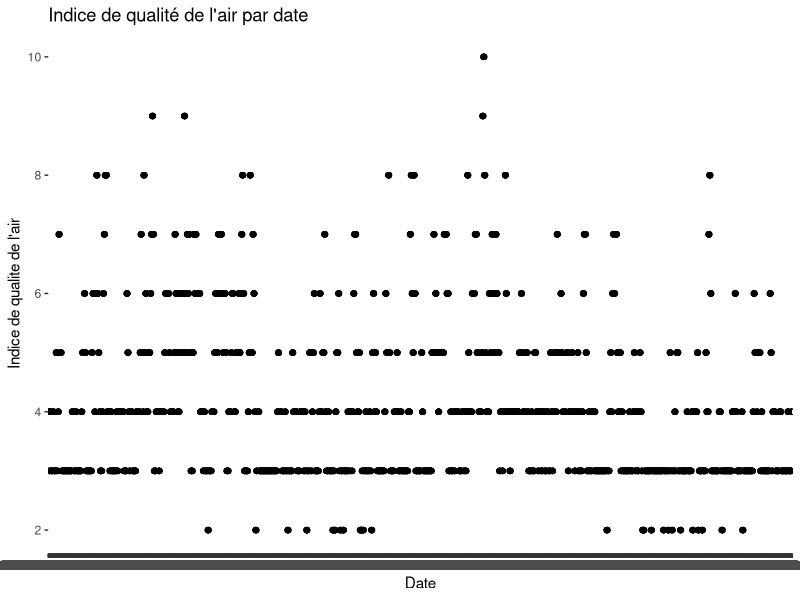
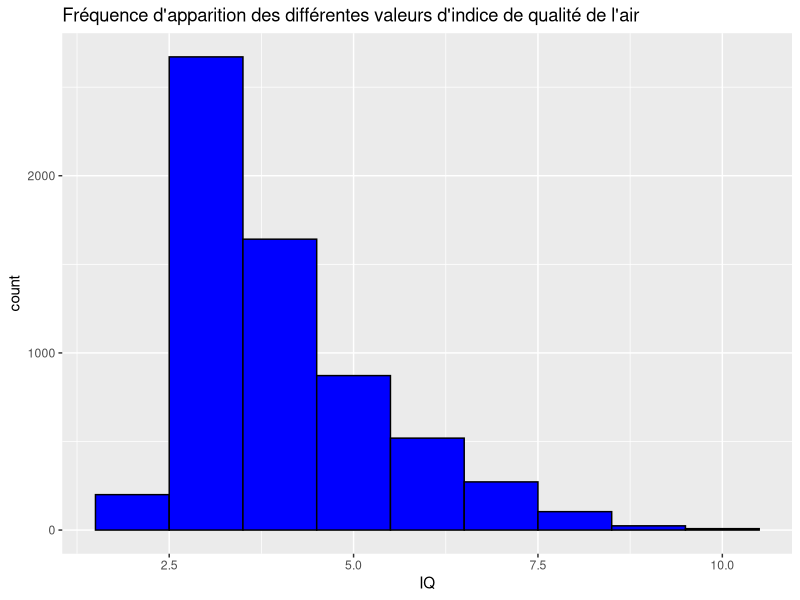
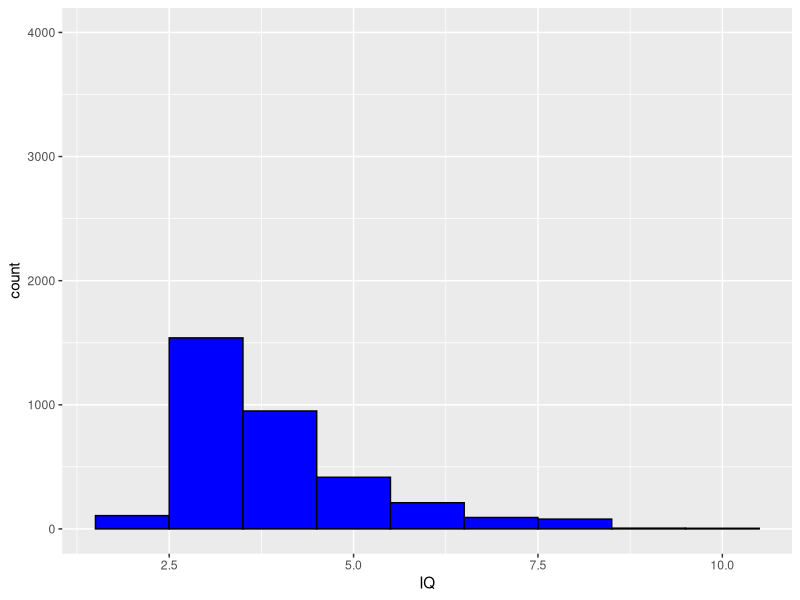
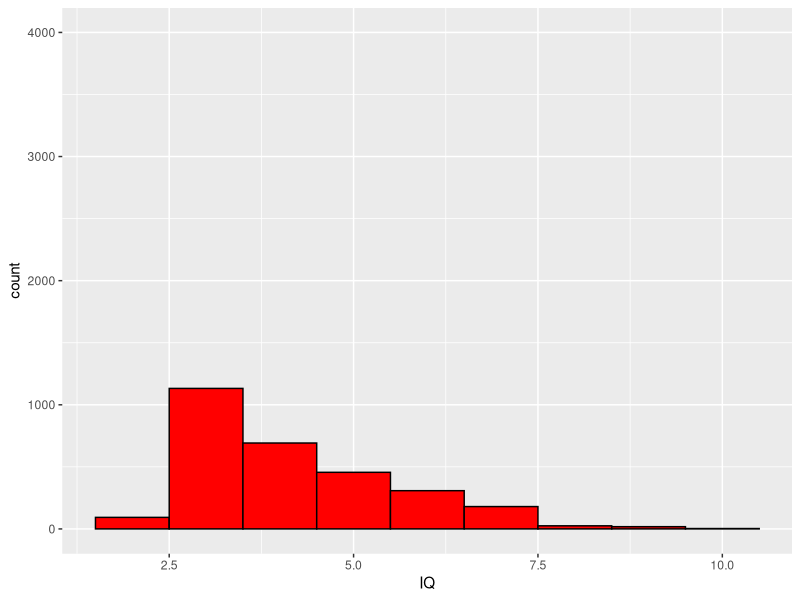
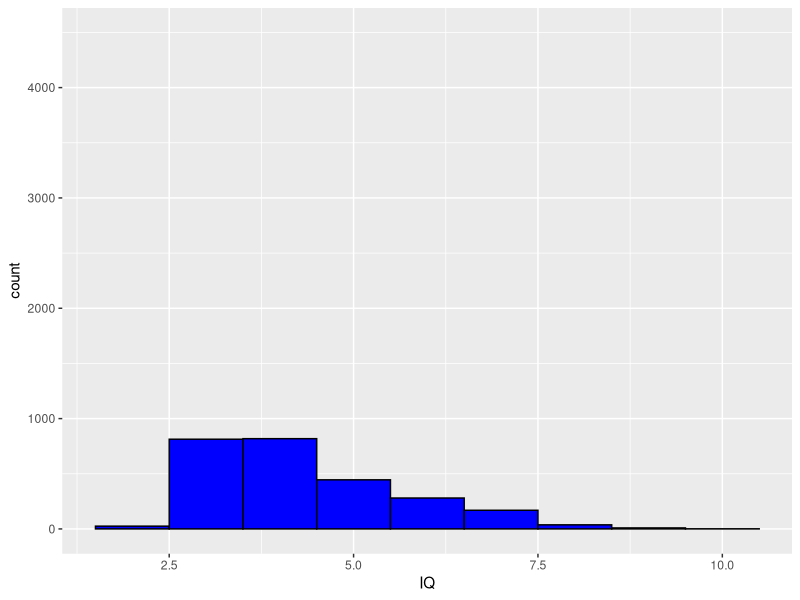
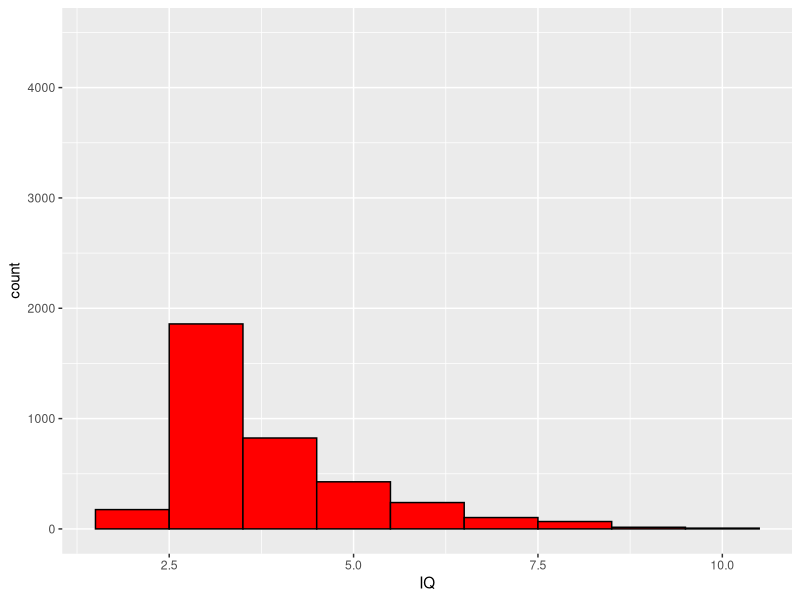
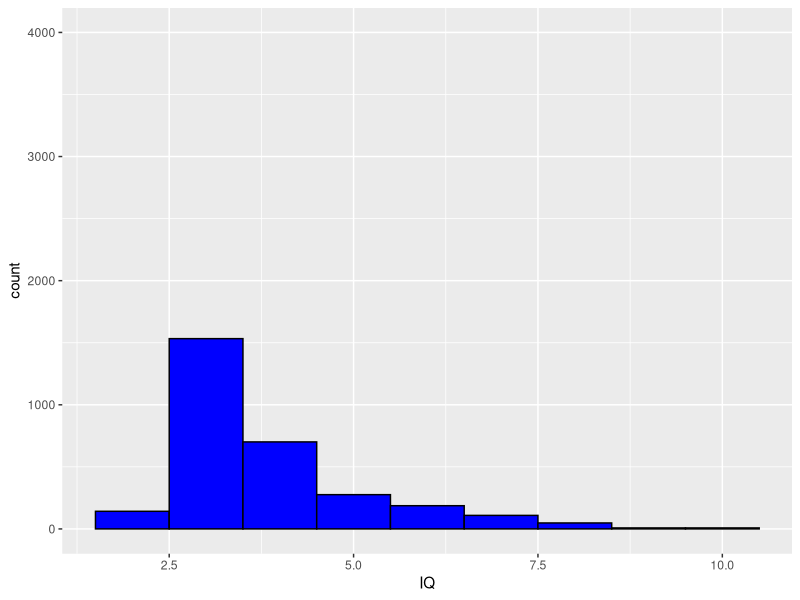
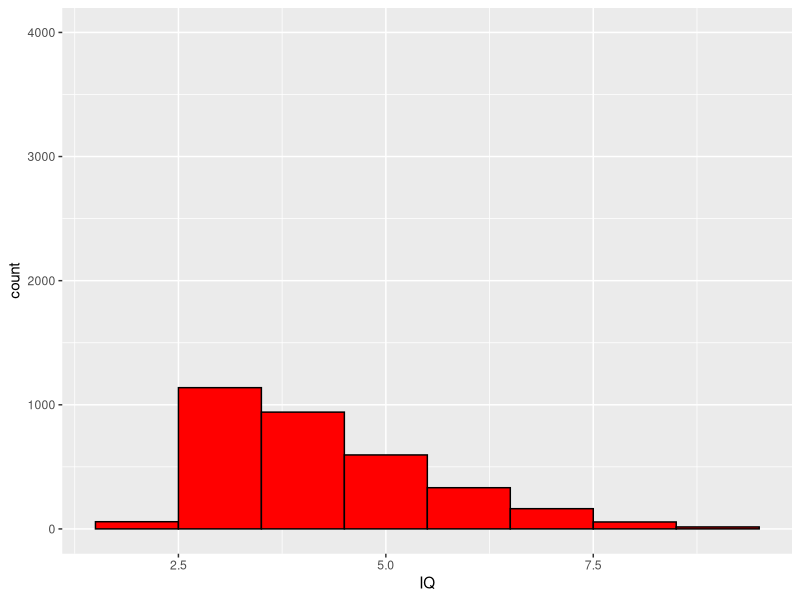

Generate these figures, in order, with R:
## ---- chunk 1
setwd("~/4ème année ISEN/AirIQ2/0_ResearchWork/6_DataVisualisation")
## ---- chunk 2
dataset = read.table("completeDataset.csv", header = T, sep = ";")
## ---- chunk 3
dataset[,1:7]
## ---- chunk 4
nb =0
for(iq in dataset$IQ){
  if(iq == 2){
    nb= nb+1
  }
}
# Puis on divise par 8 car nous avons 8 fois le même indice de qualité de l'air sur une journée
nb1 = nb/8
print(paste("Nombre de lignes pour un IQ = 2 : ",nb1))
## ---- chunk 5
summary(dataset)
## ---- chunk 6
library("ggplot2")
View(dataset)

g = ggplot(dataset,aes(x=date, y=IQ,axes=F,type='o'))+ geom_point()
g = g+xlab("Date")+ylab("Indice de qualite de l'air")+ggtitle("Indice de qualité de l'air par date")
g
## ---- chunk 7

a = ggplot(dataset,aes(x=IQ))+geom_histogram(fill="blue",colour="black",binwidth=1)
a = a +ggtitle("Fréquence d'apparition des différentes valeurs d'indice de qualité de l'air")
a
## ---- chunk 8
temp_moy = mean(dataset$temperature)

new_dataset_temp_froide = dataset[which(dataset$temperature<temp_moy),]
new_dataset_temp_chaude = dataset[which(dataset$temperature>temp_moy),]

b = ggplot(new_dataset_temp_froide,aes(x=IQ))+geom_histogram(fill="blue",colour="black",binwidth=1)
b = b + ylim(0,4000)
b

new_dataset_temp_chaude = dataset[which(dataset$temperature>temp_moy),]

c = ggplot(new_dataset_temp_chaude,aes(x=IQ))+geom_histogram(fill="red",colour="black",binwidth=1)
c = c + ylim(0,4000)
c
## ---- chunk 9
hum_moy = mean(dataset$humidity)

dataset_faible_humidite = dataset[which(dataset$humidity<hum_moy),]

d = ggplot(dataset_faible_humidite,aes(x=IQ))+geom_histogram(fill="blue",colour="black",binwidth=1)
d = d + ylim(0,4500)
d

dataset_forte_humidite = dataset[which(dataset$humidity>hum_moy),]

e = ggplot(dataset_forte_humidite,aes(x=IQ))+geom_histogram(fill="red",colour="black",binwidth=1)
e = e + ylim(0,4500)
e
## ---- chunk 10
press_moy = mean(dataset$pressure)

dataset_faible_pression = dataset[which(dataset$pressure<press_moy),]

d = ggplot(dataset_faible_pression,aes(x=IQ))+geom_histogram(fill="blue",colour="black",binwidth=1)
d = d + ylim(0,4000) 
d

dataset_forte_pression = dataset[which(dataset$pressure>press_moy),]

e = ggplot(dataset_forte_pression,aes(x=IQ))+geom_histogram(fill="red",colour="black",binwidth=1)
e = e + ylim(0,4000)
e
## ---- chunk 11
force_moy = mean(dataset$wind_force)

dataset_faible_force = dataset[which(dataset$wind_force<force_moy),]

d = ggplot(dataset_faible_force,aes(x=IQ))+geom_histogram(fill="blue",colour="black",binwidth=1)
d = d + ylim(0,4000) 
d

dataset_forte_force = dataset[which(dataset$wind_force>force_moy),]

e = ggplot(dataset_forte_force,aes(x=IQ))+geom_histogram(fill="red",colour="black",binwidth=1)
e = e + ylim(0,4000)
e
## ---- chunk 12
library("cowplot")

h = ggplot(dataset,aes(x=date, y=temperature))+geom_point(colour = "blue")
l = ggplot(dataset,aes(x=date, y=humidity))+geom_point(colour = "red")
m = ggplot(dataset,aes(x=date, y=pressure))+geom_point(colour = "green")
           
plot_grid(h, l, m,  labels=c("A", "B", "C"))
## ---- chunk 13
aggregate(dataset[,-2], as.data.frame(dataset$IQ), mean)
## ---- chunk 14
library(dplyr)

dataset_direction_vent = dataset[,c(1,4)]

dataset_direction_vent %>%
  group_by(wind_direction,IQ) %>%
  summarise(nb=n()) %>%
  mutate(pourcentage = nb / sum(nb) * 100)
p = ggplot(dataset_direction_vent,aes(x=wind_direction))+geom_histogram(binwidth=1)
p = p+facet_wrap(~IQ)
p
  
